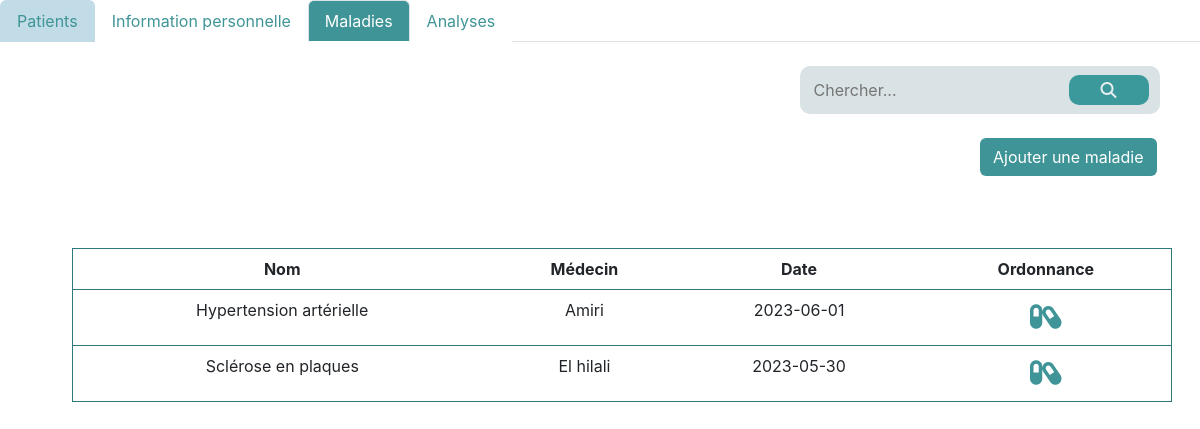
Screenshot of /indexMaladie.php?id=1 with the database file from the repository.
### tables this page shows
CREATE TABLE Maladie (
    IdMaladie INT AUTO_INCREMENT NOT NULL,
    NomMaladie  VARCHAR(50) NOT NULL,
    DateMaladie DATE NOT NULL,
    IdMedecin INT NOT NULL,
    IdPatient INT NOT NULL,
    PRIMARY KEY (IdMaladie),
    FOREIGN KEY (IdPatient) REFERENCES Patient (IdPatient),
    FOREIGN KEY (IdMedecin) REFERENCES Medecin (IdMedecin)
);

CREATE TABLE Medecin (
    IdMedecin INT AUTO_INCREMENT NOT NULL,
    NomMedecin VARCHAR(50) NOT NULL,
    PrenomMedecin VARCHAR(50) NOT NULL,
    TeleMedecin INT NOT NULL,
    Specialite VARCHAR(50) NOT NULL,
    Email VARCHAR(50) NOT NULL,
    PRIMARY KEY (IdMedecin),
    FOREIGN KEY (Email) REFERENCES Utilisateur (Email)
);

### indexMaladie.php (the view, shortened to what this page needs)
<!DOCTYPE html>
<html lang="en">
<head>
    <link href="https://cdn.jsdelivr.net/npm/bootstrap@5.3.0-alpha3/dist/css/bootstrap.min.css" rel="stylesheet"
>
    <link rel="stylesheet" href="css/index.css">
</head>
<body>
    <ul class="nav nav-tabs">
    <li class="nav-item">
            <a class="nav-link" style=" background-color:#c1dce6; color:#3f9497" href="indexPatient.php" >Patients</a>
       </li>
        <li class="nav-item">
            <a class="nav-link " href="indexInfo.php?id=<?php echo $_GET['id'];?>" style=" background-color:#ffff; color:#3f9497" >Information personnelle</a>
        </li>
        <li class="nav-item">
            <a class="nav-link active" aria-current="page" style=" background-color:#3f9497; color:#ffff" href="indexMaladie.php?id=<?php echo $_GET['id'];?>"  >Maladies</a>
        </li>
        <li class="nav-item">
            <a class="nav-link" href="indexAnalyse.php?id=<?php echo $_GET['id'];?>" style=" background-color:#ffff; color:#3f9497" >Analyses</a>
        </li>
    </ul>
    <div class="fullPage" >
        <div class="content" >
            <div class="cnt-liste">
                <br>
                <div class="searchbar" style="width: 30%">
                    <input placeholder="Chercher..." id="searchBar" name="searchBar" type="text">
                    <button><i class="fa-solid fa-magnifying-glass glass"></i></button>
                </div>
                <br>
                <div class="button">
                    <a class="btn " style=" background-color:#3f9497; color:#ffff" href="createMaladie.php?id=<?php echo $_GET['id'];?>"
                        role="button">Ajouter une maladie</a>
                </div>
                <br>
                <div class="row d-flex justify-content-center pt-5 ">
                    <table class="table col-sm-4 col-lg-8">
                        <thead>
                            <tr id="header">
                                <th>Nom</th>
                                <th>Médecin</th>
                                <th>Date</th>
                                <th>Ordonnance</th>
                            </tr>
                        </thead>
                        <tbody>
                        <?php
                            require 'connection.php';
                            $sql = "SELECT m.NomMaladie, m.DateMaladie, me.NomMedecin FROM Maladie m JOIN Medecin me ON m.IdMedecin = me.IdMedecin WHERE m.IdPatient = :id";
                            $stmt = $pdo->prepare($sql);
                            $stmt->execute([
                                'id' => $_GET['id']
                            ]);
                            while ($row = $stmt->fetch(PDO::FETCH_ASSOC)) {
                                $nomMaladie = $pdo->quote($row['NomMaladie']);
                                $sql1 = "SELECT IdMaladie FROM Maladie WHERE NomMaladie = $nomMaladie";
                                $stmt1 = $pdo->query($sql1);
                                $r = $stmt1->fetch(PDO::FETCH_ASSOC);
                                echo "
                                    <tr class='tr'>
                                        <td>{$row['NomMaladie']}</td>
                                        <td>{$row['NomMedecin']}</td>
                                        <td>{$row['DateMaladie']}</td>
                                        <td>
                                        <a class='btn btn-sm' style='color:#3f9497' href='listeMedicament.php?id={$_GET['id']}&idm={$r['IdMaladie']}'>
                                            <i class='fa-solid fa-capsules fa-2x'></i>
                                        </a>
                                    </td>
                                        </td>
                                    </tr>
                                ";
                            }
                            ?>
                        </tbody>
                    </table>
                </div>
            </div>
        </div>
    </div>
</body>
</html>

### css/index.css (style rules this page uses)
:root { --main-color: #2f787a; --second-color: #7facad; }
* { box-sizing: border-box; font-family: 'Inter', sans-serif; }
body { margin: 0; }
a { text-decoration: none; }
ul { list-style: none; padding: 0; }
.content { width: 100%; overflow: hidden; transition: 0.5s; -webkit-transition: 0.5s; -moz-transition: 0.5s; -ms-transition: 0.5s; -o-transition: 0.5s; }
.table { position: absolute; transform: translate(2%,0%); border-collapse: collapse; width: 1100px; height: 150px; border: 1px solid #2f787a; }
.button { margin-left: 980px; }
tr { transition: all .2 ease-in; cursor: pointer; }
th, td { padding: 12px; text-align: left; border-bottom: 1px solid #2f787a; text-align: center; align-items: center; }
#header { background-color: #2f787a; color: #ddd; }
.button { align-items: end; }
.searchbar { background-color: #d9e2e4; border-radius: 10px; padding: 9px; display: flex; align-items: center; justify-content: space-around; margin-left: 800px; }
input { border: none; outline: none; background: none; }
.searchbar button { color: #e7eeee; background: #3b999c; top: 5px; border-radius: 10px; height: 30px; width: 80px; right: -20px; border: none; top: 5px; }

### rows the page displays
maladie: NomMaladie "Hypertension artérielle", IdMedecin.NomMedecin "Amiri", DateMaladie "2023-06-01"
maladie: NomMaladie "Sclérose en plaques", IdMedecin.NomMedecin "El hilali", DateMaladie "2023-05-30"
